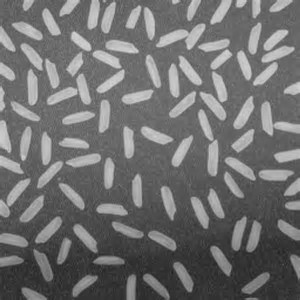
%> input picture rice.jpg, 300 x 300 px
$ octave harris.m   (GNU Octave 9; MATLAB toolbox functions it lacks are replaced by stand-ins)
%> lines starting %> are read from the running program, lines starting %| are printed output that depends on the picture
clear;
[filename, pathname, ~] = uigetfile('*.jpg', 'Select jpeg');
%> the answer given: rice.jpg
if ~ischar(filename)
    return
end
str=[pathname filename];
pic=imread(str);
%> pic is the input picture: size 300x300x3 uint8; min 30, max 213, mean 111.3
if length(size(pic))==3
    img=rgb2gray(pic);
end

[m,n]=size(img);
%> m = 300; n = 300

tmp=zeros(m+2,n+2);
tmp(2:m+1,2:n+1)=img;   %??????1???
tmp(1,:) = tmp(2, :);
tmp(m+2, :) = tmp(m+2,:);
tmp(:, 1) = tmp(:, 2);
tmp(:, n+2) = tmp(:, n+1);
Ix=zeros(m+2,n+2);
Iy=zeros(m+2,n+2);
Ix(:,2:n+1)=tmp(:,3:n+2)-tmp(:,1:n);    % x??????
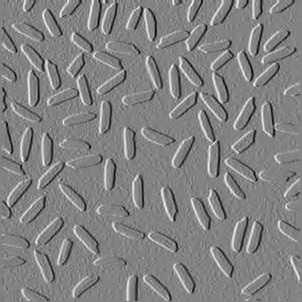
%> Ix: size 302x302 double; min -103, max 98, mean -0.1; drawn with min black and max white
Iy(2:m+1,:)=tmp(3:m+2,:)-tmp(1:m,:);    % y??????
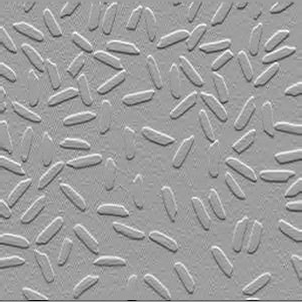
%> Iy: size 302x302 double; min -146, max 89, mean -0.6; drawn with min black and max white
Ix2=Ix(2:m+1,2:n+1).^2;
Iy2=Iy(2:m+1,2:n+1).^2;
Ixy=Ix(2:m+1,2:n+1).*Iy(2:m+1,2:n+1);

h=fspecial('gaussian',[7 7],2);    %???????????????

Ix2=filter2(h,Ix2);     %??
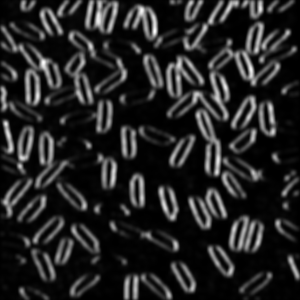
%> Ix2: size 300x300 double; min 0.0141, max 2863.7, mean 421.7; drawn with min black and max white
Iy2=filter2(h,Iy2);
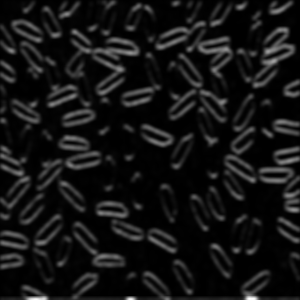
%> Iy2: size 300x300 double; min 0.274, max 4451.9, mean 363.4; drawn with min black and max white
Ixy=filter2(h,Ixy);
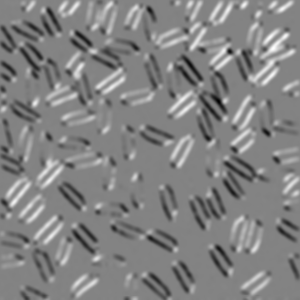
%> Ixy: size 300x300 double; min -1718.1, max 1622, mean -4.1; drawn with min black and max white

R=zeros(m,n);

for i=1:m
    for j=1:n
        M=[Ix2(i,j) Ixy(i,j); Ixy(i,j) Iy2(i,j)];    %??Hessian??
        R(i,j)=det(M)-0.06*(trace(M))^2;    %??????
    end
end
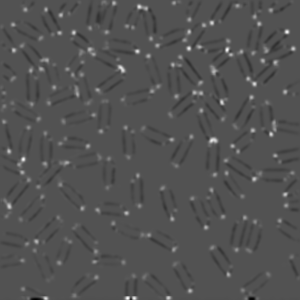
%> R: size 300x300 double; min -1100623.9, max 2319696.8, mean 12815.2; drawn with min black and max white

Rmax=max(max(R));
%> Rmax = 2319696.8
loc=[];      %??????
tmp(2:m+1,2:n+1)=R;     %??????1???
for i=2:m+1
    for j=2:n+1
        if tmp(i,j)>0.2*Rmax %????R?????????0.01?????
            sq=tmp(i-1:i+1,j-1:j+1);
            sq=reshape(sq,1,9);
            sq=[sq(1:4),sq(6:9)];
            if tmp(i,j) > sq  %????????
                loc=[loc;[j-1,i-1]];
            end
        end
    end
end
%> after the loop, loc = 177 rows, first 12: [105 2; 175 3; 114 4; 238 6; 140 7; 147 9; 26 10; 47 10; 271 11; 61 16; 255 17; 190 20]; sq = [1351886.7 872433.8 0 840876.4 0 405079.9 258997.8 0]

%?????????Harris??
X=loc(:,1);
%> X = 177 values, max 294 at index 33, min 4 at index 89, mean 143.6
Y=loc(:,2);
%> Y = 177 values from 2 to 299
subplot(1,2,1);imshow(pic);
subplot(1,2,2);imshow(pic);
hold on;
plot(X,Y,'*');
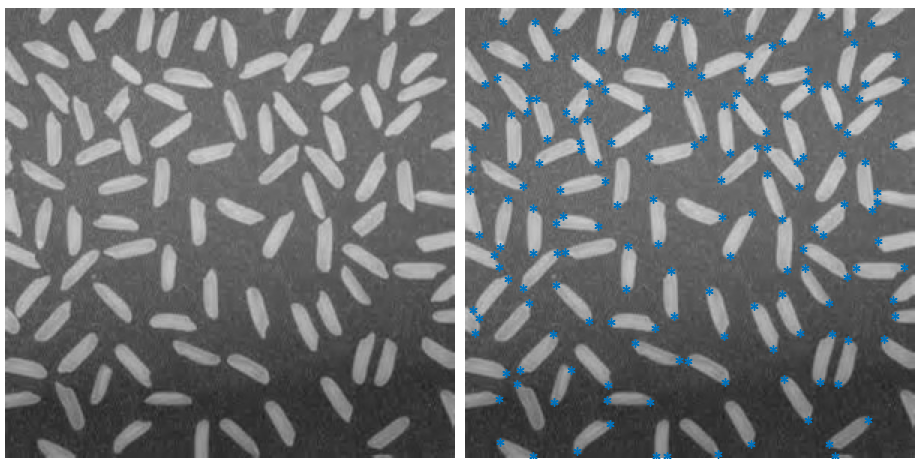
%> figure redrawn from the program's plot data, 2 panels
hold off;
